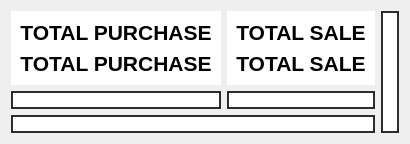
      <widget class="QWidget" name="stackWidgetInventory">
       <layout class="QGridLayout" name="gridLayout_39">
        <item row="0" column="0">
         <widget class="QWidget" name="widget_14" native="true">
          <property name="styleSheet">
           <string notr="true">background-color: rgb(255, 255, 255);</string>
          </property>
          <layout class="QGridLayout" name="gridLayout_28">
           <item row="0" column="0">
            <layout class="QVBoxLayout" name="verticalLayout_9">
             <item alignment="Qt::AlignHCenter">
              <widget class="QLabel" name="labelTitleTotalPurchase">
               <property name="styleSheet">
                <string notr="true">color: rgb(0, 0, 0);</string>
               </property>
               <property name="text">
                <string>&lt;html&gt;&lt;head/&gt;&lt;body&gt;&lt;p align=&quot;center&quot;&gt;&lt;span style=&quot; font-size:16pt; font-weight:600;&quot;&gt;TOTAL PURCHASE&lt;/span&gt;&lt;/p&gt;&lt;/body&gt;&lt;/html&gt;</string>
               </property>
              </widget>
             </item>
             <item alignment="Qt::AlignHCenter">
              <widget class="QLabel" name="labelTotalPurchase">
               <property name="text">
                <string>&lt;html&gt;&lt;head/&gt;&lt;body&gt;&lt;p align=&quot;center&quot;&gt;&lt;span style=&quot; font-size:16pt; font-weight:600;&quot;&gt;TOTAL PURCHASE&lt;/span&gt;&lt;/p&gt;&lt;/body&gt;&lt;/html&gt;</string>
               </property>
              </widget>
             </item>
            </layout>
           </item>
          </layout>
         </widget>
        </item>
        <item row="0" column="1">
         <widget class="QWidget" name="widget_15" native="true">
          <property name="styleSheet">
           <string notr="true">background-color: rgb(255, 255, 255);</string>
          </property>
          <layout class="QGridLayout" name="gridLayout_38">
           <item row="0" column="0">
            <layout class="QVBoxLayout" name="verticalLayout_10">
             <item alignment="Qt::AlignHCenter">
              <widget class="QLabel" name="labelTitleTotalSale">
               <property name="styleSheet">
                <string notr="true">color: rgb(0, 0, 0);</string>
               </property>
               <property name="text">
                <string>&lt;html&gt;&lt;head/&gt;&lt;body&gt;&lt;p align=&quot;center&quot;&gt;&lt;span style=&quot; font-size:16pt; font-weight:600;&quot;&gt;TOTAL SALE&lt;/span&gt;&lt;/p&gt;&lt;/body&gt;&lt;/html&gt;</string>
               </property>
              </widget>
             </item>
             <item alignment="Qt::AlignHCenter">
              <widget class="QLabel" name="labelTotalSale">
               <property name="text">
                <string>&lt;html&gt;&lt;head/&gt;&lt;body&gt;&lt;p align=&quot;center&quot;&gt;&lt;span style=&quot; font-size:16pt; font-weight:600;&quot;&gt;TOTAL SALE&lt;/span&gt;&lt;/p&gt;&lt;/body&gt;&lt;/html&gt;</string>
               </property>
              </widget>
             </item>
            </layout>
           </item>
          </layout>
         </widget>
        </item>
        <item row="0" column="2" rowspan="3">
         <widget class="QWidget" name="widget_11" native="true">
          <property name="styleSheet">
           <string notr="true">background-color: rgb(255, 255, 255);
border: 2px solid  rgb(45, 45, 45);
border-radius : 10px;</string>
          </property>
          <layout class="QGridLayout" name="gridLayout_25">
           <item row="0" column="0">
            <layout class="QVBoxLayout" name="verticalLayoutSaleTarget"/>
           </item>
          </layout>
         </widget>
        </item>
        <item row="1" column="0">
         <widget class="QWidget" name="widget_3" native="true">
          <property name="styleSheet">
           <string notr="true">background-color: rgb(255, 255, 255);
border: 2px solid  rgb(45, 45, 45);
border-radius : 10px;</string>
          </property>
          <layout class="QGridLayout" name="gridLayout_22">
           <item row="0" column="0">
            <layout class="QVBoxLayout" name="verticalLayoutQuantitySold"/>
           </item>
          </layout>
         </widget>
        </item>
        <item row="1" column="1">
         <widget class="QWidget" name="widget_8" native="true">
          <property name="styleSheet">
           <string notr="true">background-color: rgb(255, 255, 255);
border: 2px solid  rgb(45, 45, 45);
border-radius : 10px;</string>
          </property>
          <layout class="QGridLayout" name="gridLayout_23">
           <item row="0" column="0">
            <layout class="QVBoxLayout" name="verticalLayoutPercentWaste"/>
           </item>
          </layout>
         </widget>
        </item>
        <item row="2" column="0" colspan="2">
         <widget class="QWidget" name="widget_10" native="true">
          <property name="styleSheet">
           <string notr="true">background-color: rgb(255, 255, 255);
border: 2px solid  rgb(45, 45, 45);
border-radius : 10px;</string>
          </property>
          <layout class="QGridLayout" name="gridLayout_24">
           <item row="0" column="0">
            <layout class="QVBoxLayout" name="verticalLayoutTotalInventorySoldByDay"/>
           </item>
          </layout>
         </widget>
        </item>
       </layout>
      </widget>
